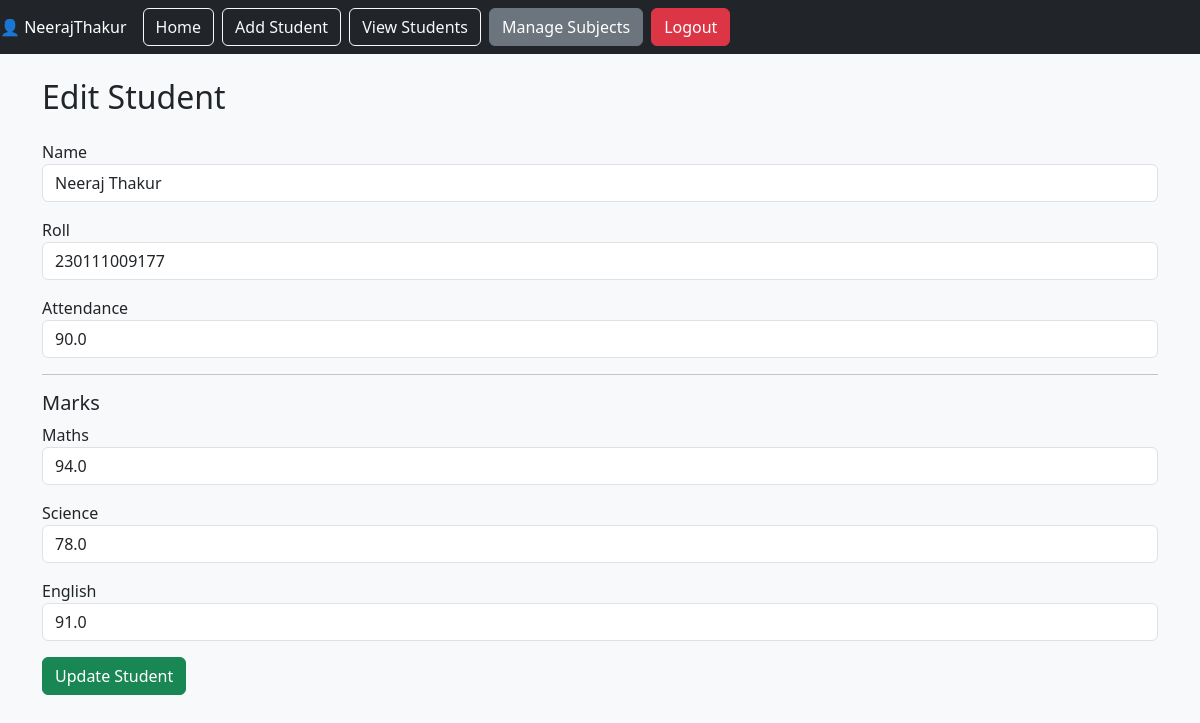
Screenshot of /edit/1 (signed in) with the database file from the repository.
### tables this page shows
CREATE TABLE students (
        id INTEGER PRIMARY KEY AUTOINCREMENT,
        name TEXT NOT NULL,
        roll INTEGER NOT NULL,
        attendance REAL NOT NULL,
        user_id INTEGER,
        FOREIGN KEY(user_id) REFERENCES users(id)
    );

CREATE TABLE subjects (
        id INTEGER PRIMARY KEY AUTOINCREMENT,
        subject_name TEXT UNIQUE NOT NULL
    );

CREATE TABLE marks (
        id INTEGER PRIMARY KEY AUTOINCREMENT,
        student_id INTEGER,
        subject_id INTEGER,
        marks REAL,
        FOREIGN KEY(student_id) REFERENCES students(id),
        FOREIGN KEY(subject_id) REFERENCES subjects(id)
    );

### app.py (the view)
@app.route("/edit/<int:id>")
def edit_student(id):
    if "user_id" not in session:
        return redirect("/login")
    conn = sqlite3.connect("students.db")
    cursor = conn.cursor()
    cursor.execute("SELECT * FROM students WHERE id = ? AND user_id = ?", (id, session["user_id"]))
    student = cursor.fetchone()
    cursor.execute("SELECT * FROM subjects")
    subjects = cursor.fetchall()
    cursor.execute("""
        SELECT subject_id, marks
        FROM marks
        WHERE student_id = ?
    """, (id,))
    marks_data = cursor.fetchall()
    marks_dict = {subject_id: marks for subject_id, marks in marks_data}
    conn.close()
    return render_template(
        "edit_student.html",
        student=student,
        subjects=subjects,
        marks_dict=marks_dict
    )

### templates/edit_student.html
{% extends "base.html" %}
{% block content %}
<h2 class="mb-4">Edit Student</h2>
<form method="POST" action="/update/{{ student[0] }}">
    <div class="mb-3">
        <label>Name</label>
        <input type="text" name="name" class="form-control"
               value="{{ student[1] }}" required>
    </div>
    <div class="mb-3">
        <label>Roll</label>
        <input type="number" name="roll" class="form-control"
               value="{{ student[2] }}" required>
    </div>
    <div class="mb-3">
        <label>Attendance</label>
        <input type="number" step="0.01" name="attendance"
               class="form-control"
               value="{{ student[3] }}" required>
    </div>
    <hr>
    <h5>Marks</h5>
    {% for subject in subjects %}
    <div class="mb-3">
        <label>{{ subject[1] }}</label>
        <input type="number" step="0.01"
               name="subject_{{ subject[0] }}"
               class="form-control"
               value="{{ marks_dict.get(subject[0], 0) }}"
               required>
    </div>
    {% endfor %}
    <button type="submit" class="btn btn-success">
        Update Student
    </button>
</form>
{% endblock %}

### rows the page displays
students: name "Neeraj Thakur", roll "230111009177", attendance "90.0"
subjects: subject_name "Maths"
marks: get "94.0"
subjects: subject_name "Science"
marks: get "78.0"
subjects: subject_name "English"
marks: get "91.0"

### other values shown
{{ session.get('username') }} "NeerajThakur"
